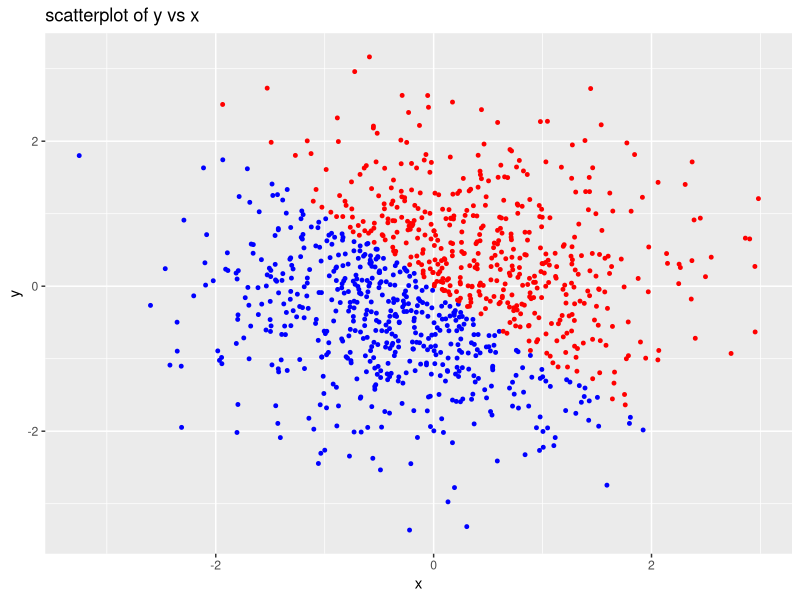
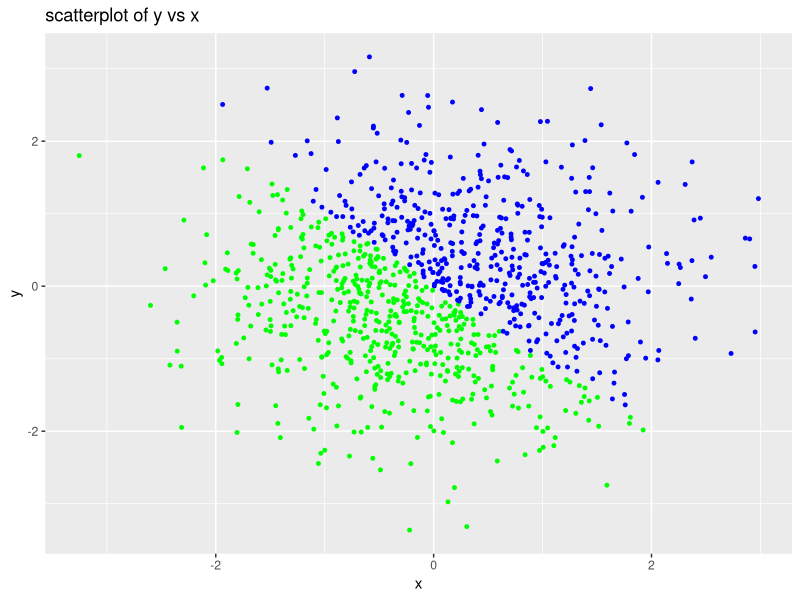
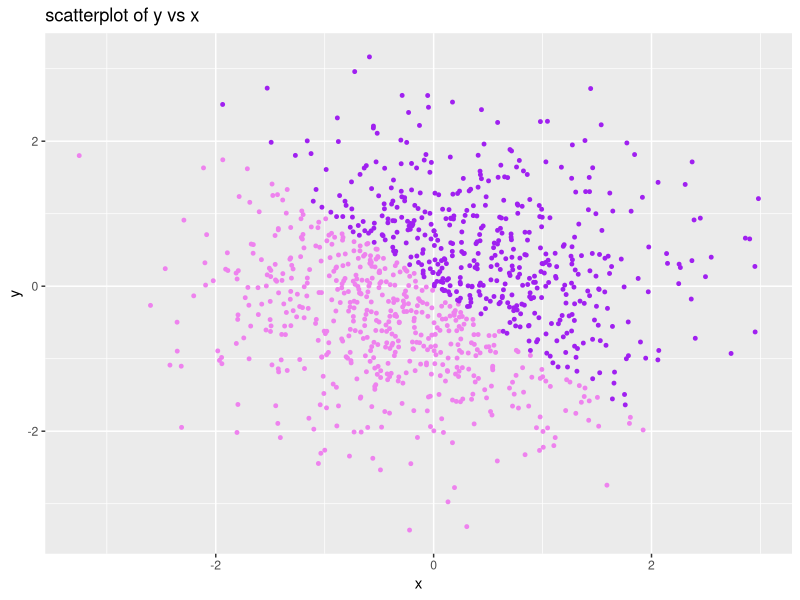
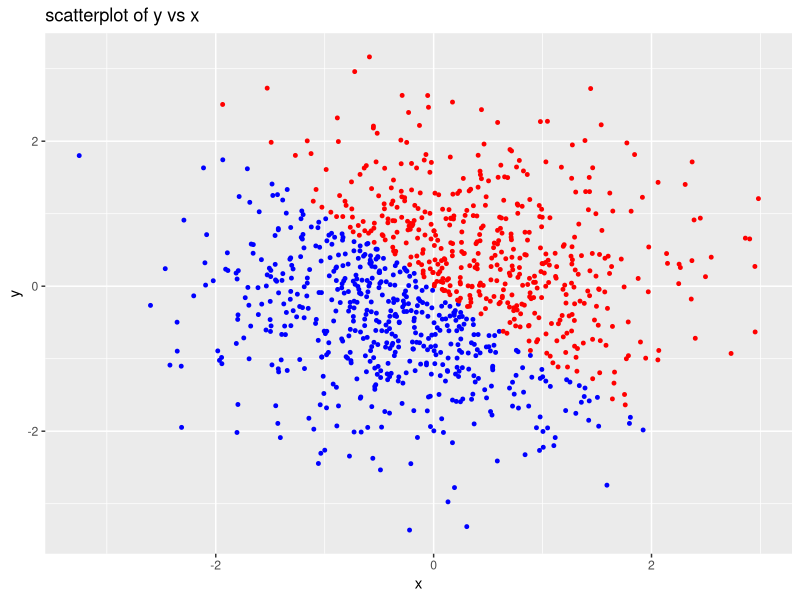

R code for these plots, in order:
## ---- chunk 1

library(tidyverse)
dt_frame = tibble(
  random_sample = runif(10, min = 0, max = 5) ,
  logical_vector = random_sample > 2 ,
  ch_vector = c("a", "b", "c", "d", "e", "f", "g", "h", "i", "j") ,
  factor_vector = as.factor(ch_vector) 
)
dt_frame = as.data.frame(dt_frame)

# view top lines of dt_frame
head(dt_frame)

## ---- chunk 2
#change character to numeric
chr_to_num = as.numeric(dt_frame$ch_vector) 
#change character to factor
chr_to_factor = as.factor(dt_frame$ch_vector) 
#change factor to character
factor_to_chr = as.character(dt_frame$factor_vector) 
#change factor to numeric
factor_to_num = as.numeric(dt_frame$factor_vector) 
#change logical to numeric
logic_to_num = as.numeric(dt_frame$logical_vector) 

## ---- chunk 3
  
dt_frame2 = tibble(
  x = rnorm(1000, mean = 0, sd = 1) , 
  y = rnorm(1000, mean = 0, sd = 1) ,
  vc_logic = x + y > 0 ,
  vc_num = as.numeric(vc_logic) ,
  vc_factor = as.factor(vc_logic)
)
dt_frame2 = as.data.frame(dt_frame2)

head(dt_frame2)

## ---- chunk 4
#Create scarrerplot of y vs x and the point colored by logical variable
ggplot(dt_frame2, mapping = aes(x, y))+
  geom_point(data = dt_frame2, aes(x, y), 
             col = ifelse(dt_frame2$vc_logic, "red", "blue"), 
             size =1 ) +
  labs(title = "scatterplot of y vs x ")
ggsave("scatterplot_of_x_vs_y_colored_logic.pdf")

#Create scarrerplot of y vs x and the point colored by numberic variable
ggplot(dt_frame2, mapping = aes(x, y))+
  geom_point(data = dt_frame2, aes(x, y), 
             col = ifelse(dt_frame2$vc_num, "blue", "green"), 
             size =1 ) +
  labs(title = "scatterplot of y vs x ")

#Create scarrerplot of y vs x and the point colored by factor variable
ggplot(dt_frame2, mapping = aes(x, y))+
  geom_point(data = dt_frame2, aes(x, y),
             col = ifelse(dt_frame2$vc_factor == "TRUE", "purple", "violet"), 
             size =1 ) +
  labs(title = "scatterplot of y vs x ")

